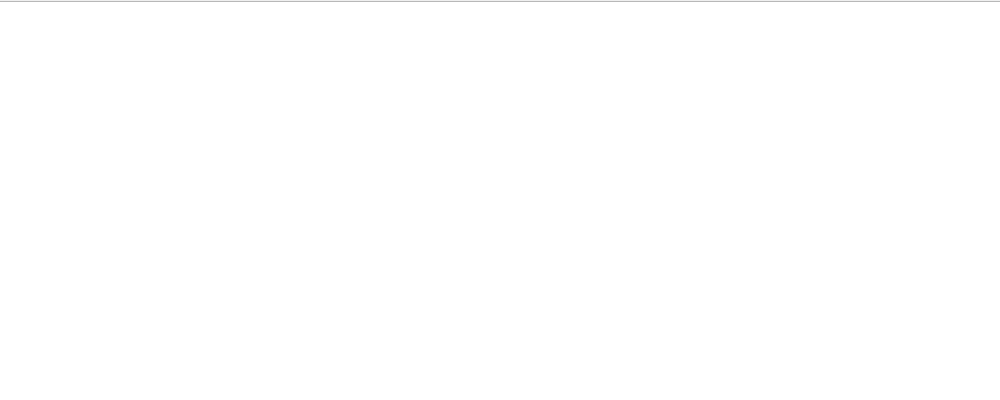
<?xml version="1.0" encoding="UTF-8"?>
<ui version="4.0">
 <class>juguemos</class>
 <widget class="QWidget" name="juguemos">
  <property name="geometry">
   <rect>
    <x>0</x>
    <y>0</y>
    <width>1000</width>
    <height>400</height>
   </rect>
  </property>
  <property name="windowTitle">
   <string>Form</string>
  </property>
  <widget class="QGraphicsView" name="ptm">
   <property name="geometry">
    <rect>
     <x>-5</x>
     <y>1</y>
     <width>1011</width>
     <height>401</height>
    </rect>
   </property>
  </widget>
 </widget>
 <resources/>
 <connections/>
</ui>
